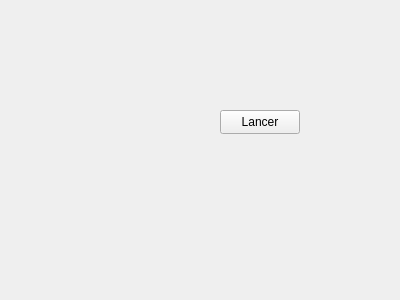
<?xml version="1.0" encoding="UTF-8"?>
<ui version="4.0">
 <class>Widget</class>
 <widget class="QWidget" name="Widget">
  <property name="geometry">
   <rect>
    <x>0</x>
    <y>0</y>
    <width>400</width>
    <height>300</height>
   </rect>
  </property>
  <property name="windowTitle">
   <string>Widget</string>
  </property>
  <widget class="QPushButton" name="pushButtonLancer">
   <property name="geometry">
    <rect>
     <x>220</x>
     <y>110</y>
     <width>80</width>
     <height>24</height>
    </rect>
   </property>
   <property name="text">
    <string>Lancer</string>
   </property>
  </widget>
 </widget>
 <layoutdefault spacing="6" margin="11"/>
 <resources/>
 <connections/>
</ui>
